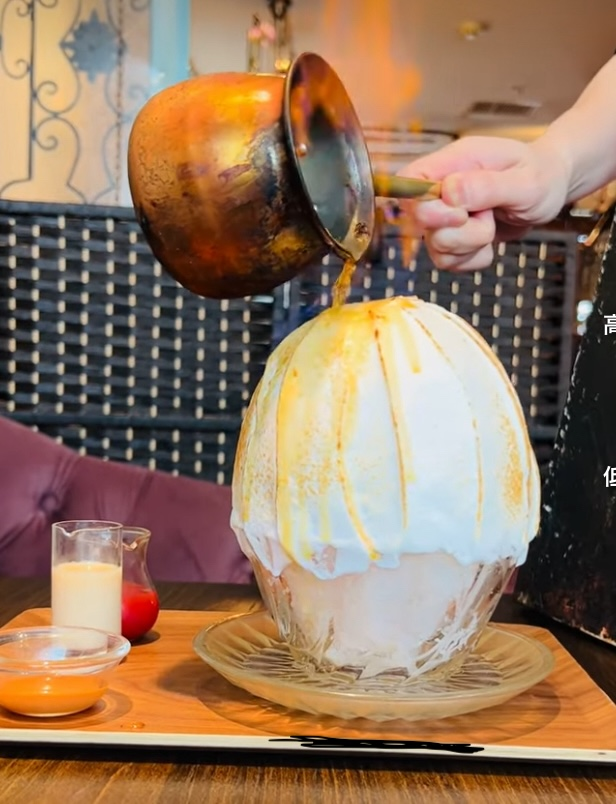
#> input picture img/ice1.png, 616 x 804 px, found by its file name
$ python grabCut.py
#> lines starting #> are read from the running program, lines starting #| are printed output that depends on the picture
# GrabCutを使った対話的前景領域抽出

"""
前景と背景の領域を分割して前景領域を抽出する手法
¬ 初期値である矩形領域を指定
¬ その矩形領域内の前景と背景を指定
¬ その指定を元に前景と背景の領域を分割
¬ 分割された領域を元に前景領域を抽出
ユーザーの入力によって、都度修正を加えていく

画素値の分布からグラフを構築します．
グラフのノードは画素に Source と Sink を加えたものになります
全ての前景画素はSourceノードに連結され全ての背景画素はSinkノードに連結されます
→前景らしさと背景らしさを表現する
→mincutアルゴリズムを用いて、前景と背景の領域を分割する
→識別処理が収束するまで処理を繰り返す
"""

import cv2
import numpy as np
from matplotlib import pyplot as plt

img = cv2.imread('img/ice1.png')
#> img is the input picture: shape (804, 616, 3); mean B, G, R 95.4, 119.2, 148.2
mask = np.zeros(img.shape[:2], np.uint8)

# 内部のアルゴリズムで使う変数
bgdModel = np.zeros((1, 65), np.float64)
fgdModel = np.zeros((1, 65), np.float64)

rect = (180,300,400,500)
cv2.grabCut(img, mask, rect, bgdModel, fgdModel, 5, cv2.GC_INIT_WITH_RECT)

# 0:背景, 2:背景に含まれる可能性
mask2 = np.where((mask==2)|(mask==0), 0, 1).astype('uint8')
img = img*mask2[:,:,np.newaxis]
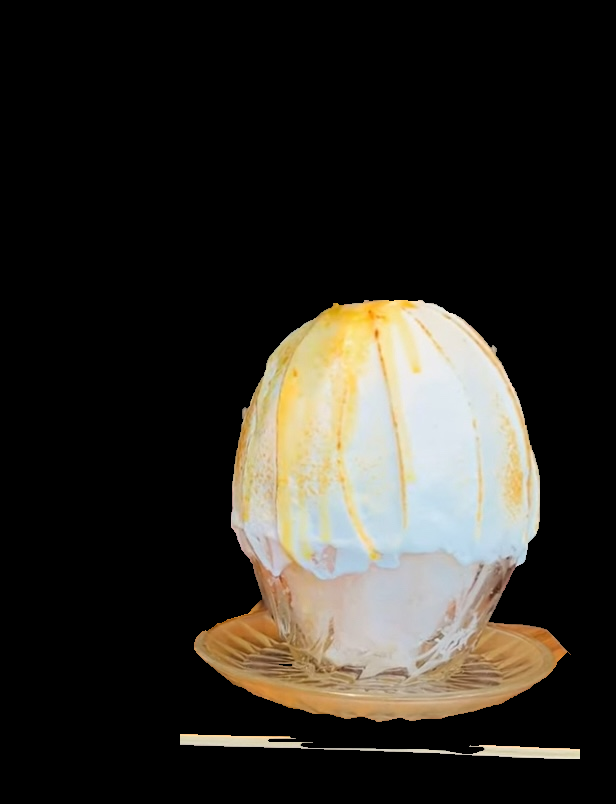
#> img: shape (804, 616, 3); mean B, G, R 38.6, 44.6, 47.6

plt.imshow(img)
plt.colorbar()
plt.show()
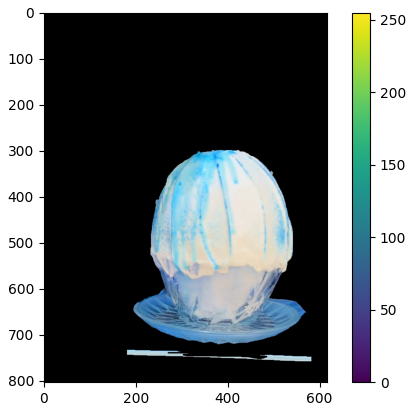
#> figure drawn by matplotlib, 2 panels; B, G, R data is drawn as R, G, B

$ run again, with img/clahe_1.jpg saved as img/ice1.png
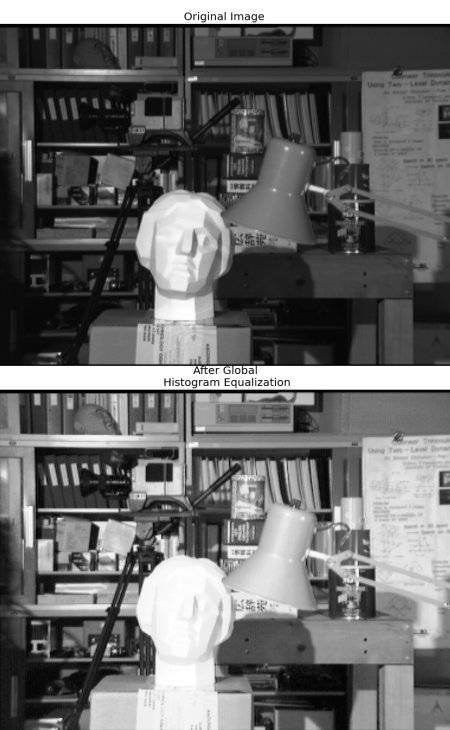
#> input picture img/clahe_1.jpg, 450 x 730 px, found by its file name
#> img is the input picture: shape (730, 450, 3); min 0, max 255, mean 107.8
#> `img = img*mask2[:,:,np.newaxis]`:
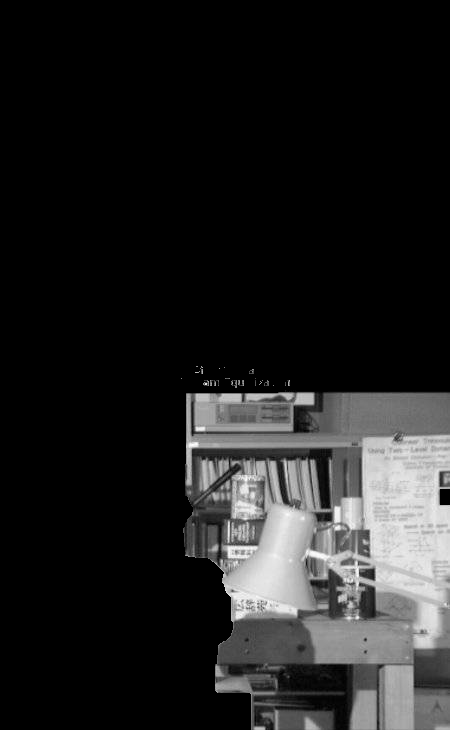
#> img: shape (730, 450, 3); min 0, max 255, mean 32.7
#> `plt.show()`:
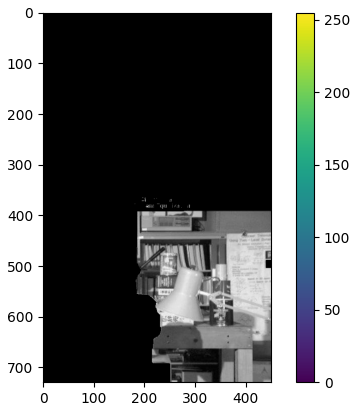
#> figure drawn by matplotlib, 2 panels
